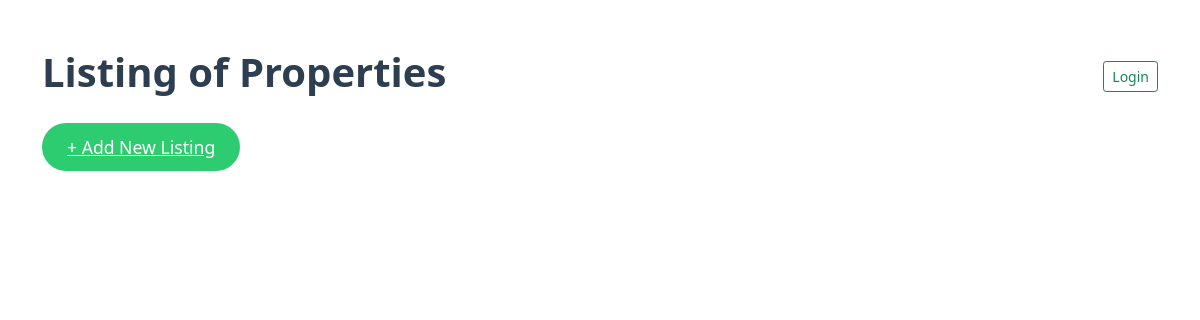
Page /main_page/listing_list on the earlier database version.
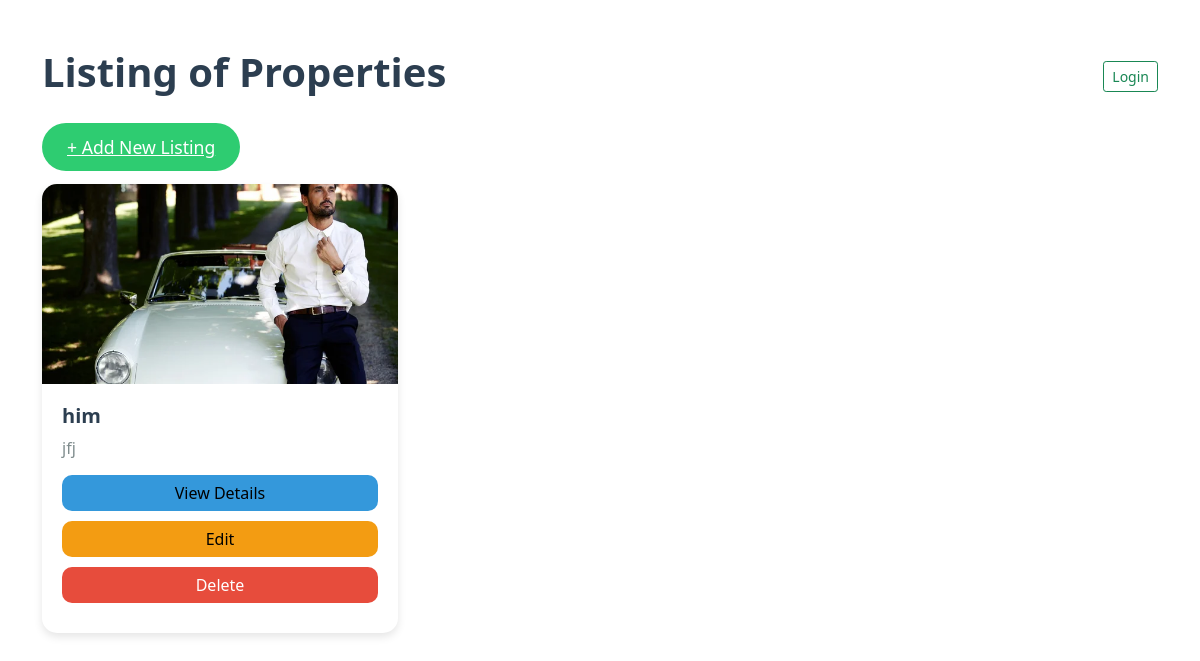
Same page on the later database version.
### main_page/models.py (models this page shows, shortened)
class Listing(models.Model):
  realtor = models.ForeignKey(Realtor, on_delete=models.CASCADE)
  title = models.CharField(max_length=200)
  address = models.CharField(max_length=200)
  city = models.CharField(max_length=100)
  state = models.CharField(max_length=100)
  zipcode = models.CharField(max_length=20)
  description = models.TextField(blank=True)
  price = models.IntegerField()
  bedrooms = models.IntegerField()
  bathrooms = models.DecimalField(max_digits=2, decimal_places=1)
  garage = models.IntegerField(default=0)
  sqft = models.IntegerField()
  lot_size = models.DecimalField(max_digits=5, decimal_places=1)
  photo_main = models.ImageField(upload_to='photos/%Y/%m/%d/')
  photo_1 = models.ImageField(upload_to='photos/%Y/%m/%d/', blank=True)
  photo_2 = models.ImageField(upload_to='photos/%Y/%m/%d/', blank=True)
  photo_3 = models.ImageField(upload_to='photos/%Y/%m/%d/', blank=True)
  photo_4 = models.ImageField(upload_to='photos/%Y/%m/%d/', blank=True)
  photo_5 = models.ImageField(upload_to='photos/%Y/%m/%d/', blank=True)
  photo_6 = models.ImageField(upload_to='photos/%Y/%m/%d/', blank=True)
  is_published = models.BooleanField(default=True)
  list_date = models.DateTimeField(default=datetime.now, blank=True)

### main_page/views.py (the view)
# urls.py: path('listing_list', views.listing_list, name='listing_list'),
def listing_list(request):
    listings = Listing.objects.all()
    return render(request, "main_page/listing_list.html", {"listings": listings})

### templates/main_page/listing_list.html (shortened to what this page needs)
<!DOCTYPE html>
<html lang="en">
<head>
    <link href="https://cdn.jsdelivr.net/npm/bootstrap@5.1.3/dist/css/bootstrap.min.css" rel="stylesheet">
</head>
<body>
    <div class="container mt-5">
        <div class="header">
            <h1>Listing of Properties</h1>
            <div class="user-info">
                {% if user.is_authenticated %}
                    <span>Welcome, {{ user.username }}</span>
                    <a href="{% url 'logout_view' %}" class="btn btn-outline-danger btn-sm ml-3">Logout</a>
                {% else %}
                    <a href="{% url 'login' %}" class="btn btn-outline-success btn-sm">Login</a>
                {% endif %}
            </div>
        </div>
        <a href="{% url 'listing_create' %}" class="btn-add-listing">+ Add New Listing</a>
        <div class="row mt-4">
            {% for listing in listings %}
                <div class="col-md-4 col-sm-6 col-12 mb-4">
                    <div class="card">
                        <img src="http://127.0.0.1:8000/main_page{{ listing.photo_main.url }}" class="card-img-top" alt="{{ listing.title }}">
                        <div class="card-body">
                            <h5 class="card-title">{{ listing.title }}</h5>
                            <p class="card-text">{{ listing.description|truncatewords:20 }}</p>
                            <a href="{% url 'listing_detail' pk=listing.pk %}" class="btn btn-info">View Details</a>
                            <a href="{% url 'listing_update' pk=listing.pk %}" class="btn btn-warning">Edit</a>
                            <a href="{% url 'listing_delete' pk=listing.pk %}" class="btn btn-danger">Delete</a>
                        </div>
                    </div>
                </div>
            {% endfor %}
        </div>
    </div>
</body>
</html>

Differences in the rows shown:
added Listing: photo_main (picture), title "him", description "jfj"
